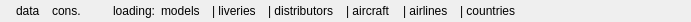
<?xml version="1.0" encoding="UTF-8"?>
<ui version="4.0">
 <class>CInfoBarWebReadersStatusComponent</class>
 <widget class="QFrame" name="CInfoBarWebReadersStatusComponent">
  <property name="geometry">
   <rect>
    <x>0</x>
    <y>0</y>
    <width>691</width>
    <height>22</height>
   </rect>
  </property>
  <property name="windowTitle">
   <string>Web readers status bar</string>
  </property>
  <layout class="QHBoxLayout" name="hl_InoBarWerbReaderStatusComponent">
   <property name="leftMargin">
    <number>10</number>
   </property>
   <property name="topMargin">
    <number>0</number>
   </property>
   <property name="rightMargin">
    <number>0</number>
   </property>
   <property name="bottomMargin">
    <number>0</number>
   </property>
   <item>
    <widget class="QLabel" name="lbl_DataReady">
     <property name="toolTip">
      <string>Mappings ready</string>
     </property>
     <property name="text">
      <string>data</string>
     </property>
     <property name="indent">
      <number>6</number>
     </property>
    </widget>
   </item>
   <item>
    <widget class="swift::gui::CLedWidget" name="led_DataReady" native="true"/>
   </item>
   <item>
    <widget class="QLabel" name="lbl_Consolidation">
     <property name="toolTip">
      <string>consolidation</string>
     </property>
     <property name="text">
      <string>cons.</string>
     </property>
    </widget>
   </item>
   <item>
    <widget class="swift::gui::CLedWidget" name="led_Consolidation" native="true"/>
   </item>
   <item>
    <spacer name="hs_Spacer">
     <property name="orientation">
      <enum>Qt::Horizontal</enum>
     </property>
     <property name="sizeType">
      <enum>QSizePolicy::Fixed</enum>
     </property>
     <property name="sizeHint" stdset="0">
      <size>
       <width>20</width>
       <height>20</height>
      </size>
     </property>
    </spacer>
   </item>
   <item>
    <widget class="QLabel" name="lbl_Loading">
     <property name="text">
      <string>loading:</string>
     </property>
    </widget>
   </item>
   <item>
    <widget class="QLabel" name="lbl_Models">
     <property name="text">
      <string>models</string>
     </property>
    </widget>
   </item>
   <item>
    <widget class="swift::gui::CLedWidget" name="led_Models" native="true"/>
   </item>
   <item>
    <widget class="QLabel" name="lbl_Liveries">
     <property name="text">
      <string>| liveries</string>
     </property>
    </widget>
   </item>
   <item>
    <widget class="swift::gui::CLedWidget" name="led_Liveries" native="true"/>
   </item>
   <item>
    <widget class="QLabel" name="lbl_Distributors">
     <property name="text">
      <string>| distributors</string>
     </property>
    </widget>
   </item>
   <item>
    <widget class="swift::gui::CLedWidget" name="led_Distributors" native="true"/>
   </item>
   <item>
    <widget class="QLabel" name="lbl_Aircraft">
     <property name="text">
      <string>| aircraft</string>
     </property>
    </widget>
   </item>
   <item>
    <widget class="swift::gui::CLedWidget" name="led_IcaoAircraft" native="true"/>
   </item>
   <item>
    <widget class="QLabel" name="lbl_Airlines">
     <property name="text">
      <string>| airlines</string>
     </property>
    </widget>
   </item>
   <item>
    <widget class="swift::gui::CLedWidget" name="led_IcaoAirline" native="true"/>
   </item>
   <item>
    <widget class="QLabel" name="lbl_Countries">
     <property name="text">
      <string>| countries</string>
     </property>
    </widget>
   </item>
   <item>
    <widget class="swift::gui::CLedWidget" name="led_Countries" native="true"/>
   </item>
   <item>
    <spacer name="hs_InfoBarWebReadersStatusComponent">
     <property name="orientation">
      <enum>Qt::Horizontal</enum>
     </property>
     <property name="sizeHint" stdset="0">
      <size>
       <width>40</width>
       <height>20</height>
      </size>
     </property>
    </spacer>
   </item>
  </layout>
 </widget>
 <customwidgets>
  <customwidget>
   <class>swift::gui::CLedWidget</class>
   <extends>QWidget</extends>
   <header>gui/led.h</header>
   <container>1</container>
  </customwidget>
 </customwidgets>
 <resources/>
 <connections/>
</ui>
